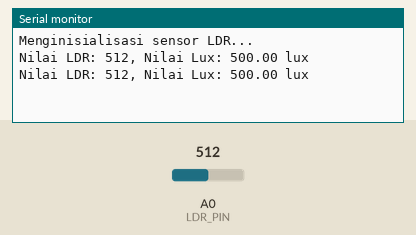
Bench run of a sketch on a simulated Arduino Uno, built with avr-gcc and run on an emulated ATmega328P. Parts: the last lines printed to the serial monitor. Inputs (shaded band) come from the test bench; at power-on: A0 (LDR_PIN) = 512.

Above: at 1.8 s.
1.9 s: A0 (LDR_PIN) set to 716
At 2.8 s:
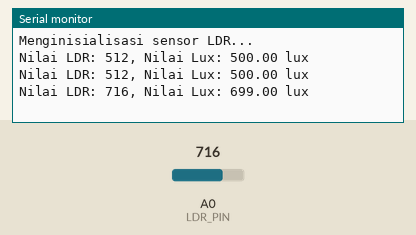
3.4 s: A0 (LDR_PIN) set to 900
At 4.6 s:
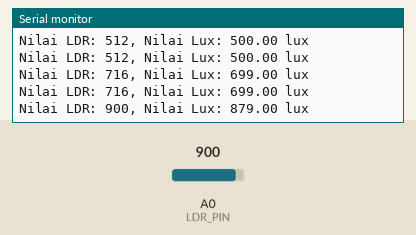
Timing chart, 0 to 6.4 s (numbered marks = the images above; inputs shaded):
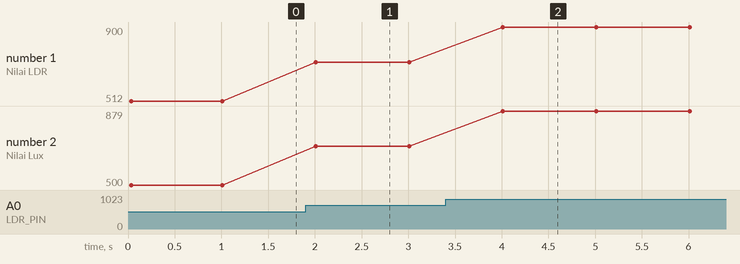

The sketch:

sketch_aug2d.ino
```cpp
const int LDR_PIN = A0;  // Koneksikan sensor LDR ke pin analog A0

void setup() {
  Serial.begin(9600);
  Serial.println("Menginisialisasi sensor LDR...");
}

void loop() {
  // Baca nilai analog dari sensor LDR
  int ldrValue = analogRead(LDR_PIN);

  // Konversi nilai analog menjadi lux (opsional, tergantung pada sensor LDR yang digunakan)
  // Anda perlu kalibrasi nilai ini sesuai dengan karakteristik sensor LDR yang Anda miliki.
  // Jika tidak ingin mengkonversi ke lux, Anda dapat langsung menggunakan nilai analog (ldrValue).
  float lux = map(ldrValue, 0, 1023, 0, 1000);  // Misalnya, mengkonversi dari rentang 0-1023 ke rentang 0-1000 lux

  // Tampilkan nilai LDR dan (opsional) lux pada Serial Monitor
  Serial.print("Nilai LDR: ");
  Serial.print(ldrValue);
  Serial.print(", Nilai Lux: ");
  Serial.print(lux);
  Serial.println(" lux");

  // Tambahkan penundaan sesuai kebutuhan Anda
  delay(1000); // Delay 1 detik (opsional)
}
```

Measured:
- after the input at 1.9 s, the serial monitor: prints a new line after 0.11 s (image 1)
- after the input at 3.4 s, the serial monitor: prints a new line after 0.61 s (image 2)
- plotted number 1: 512 → 716 after the input at 1.9 s, 716 → 900 after the input at 3.4 s
- plotted number 2: 500 → 699 after the input at 1.9 s, 699 → 879 after the input at 3.4 s
